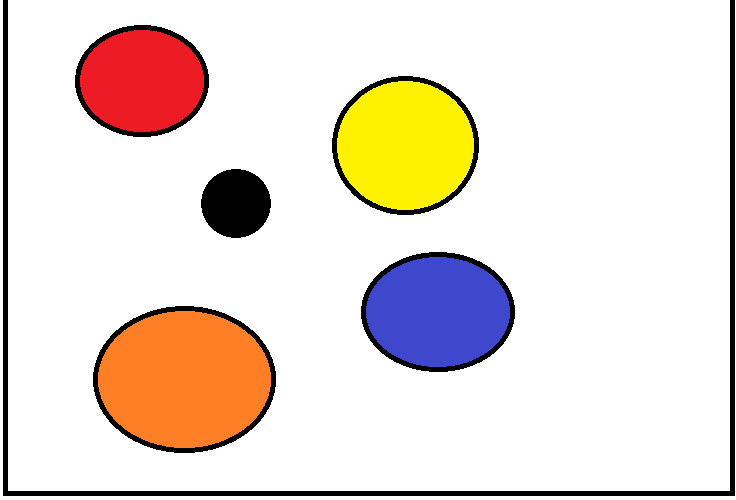
#> input picture blue.png, 736 x 500 px
$ python objecttracking.py
#> lines starting #> are read from the running program, lines starting #| are printed output that depends on the picture; after the words box and inside, x2 and y2 are one past the last pixel; in counts of white or black regions, pixels touching at a corner belong together
import cv2
import numpy as np

image=cv2.imread('blue.png',1)
#> image is the input picture: shape (500, 736, 3); mean B, G, R 212.3, 221.2, 233.5
cv2.imshow('orgimg',image)
new_image=cv2.cvtColor(image,cv2.COLOR_BGR2HSV)
#> new_image: shape (500, 736, 3); mean H, S, V 10.5, 32.5, 238.3
cv2.imshow('hsvimg',new_image)
lower_blue=np.array([100,50,50])
upper_blue=np.array([130,252,255])
mask=cv2.inRange(new_image,lower_blue,upper_blue)
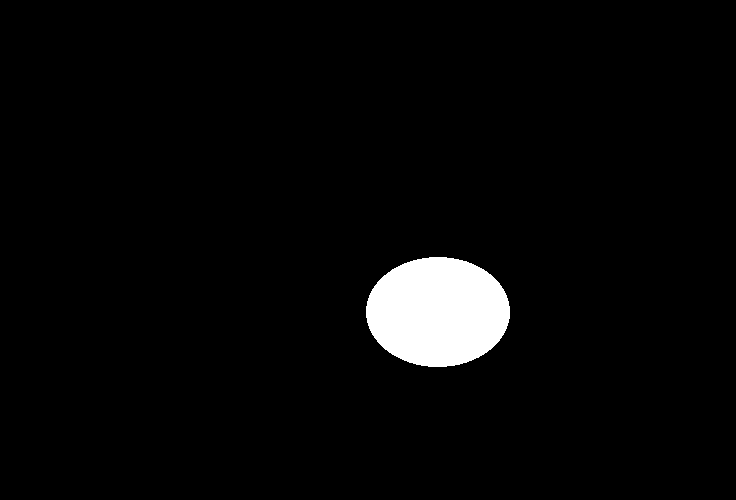
#> mask: shape (500, 736); 3.4% white; 1 white region, box (x1, y1, x2, y2) and area: (366, 257, 510, 367) 12430
cv2.imshow('maskimg',mask)
res=cv2.bitwise_and(image,image,mask=mask)
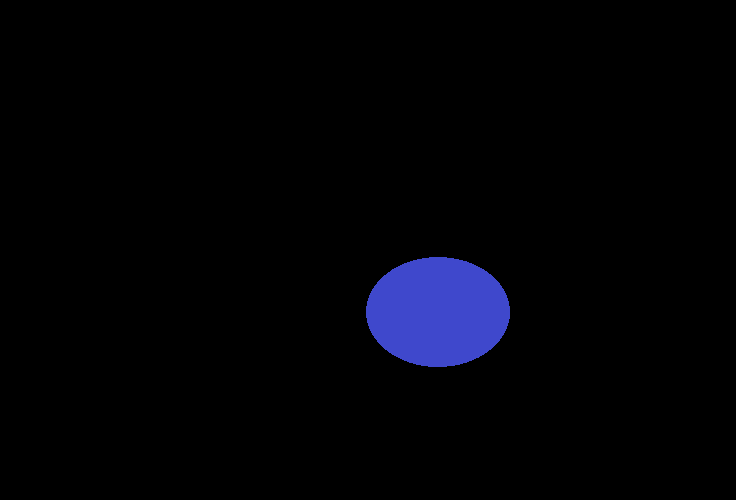
#> res: shape (500, 736, 3); mean B, G, R 6.9, 2.4, 2.1
cv2.imshow('res',res)
cv2.waitKey(0)
cv2.destroyAllWindows()
